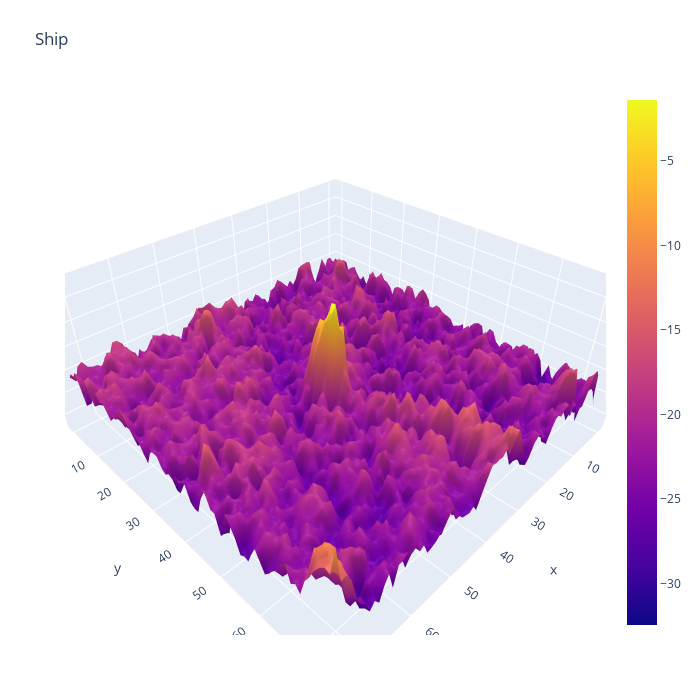

The code cell stored with this chart in its notebook:
### Markdown cell above
That's a cool looking iceberg we have. Remember, in radar data, the shape of the iceberg is going to be like a mountain as shown in here. Since t his is not a actual image but scatter from radar, the shape is going to have peaks and distortions like these. The shape of the ship is going to be like a point, maybe like a elongated point. From here the structual differences arise and we can exploit those differences using a CNN. It would be helpful if we can create composite(합성물) images using the backscatter from radar.

### Code cell
plotmy3d(X_band_1[14,:,:], 'Ship')

### Figure 1 — Plotly figure (JSON) as saved in the notebook; plotly's stock layout.template omitted (floating-point values rounded to 4 significant figures; data arrays with more than 128 entries replaced by an {"elided": "..."} marker saying what was removed)
{"data": [{"type": "surface", "z": {"elided": "75x75 float values"}}], "layout": {"autosize": false, "height": 700, "margin": {"b": 65, "l": 65, "r": 50, "t": 90}, "title": {"text": "Ship"}, "width": 700}}
